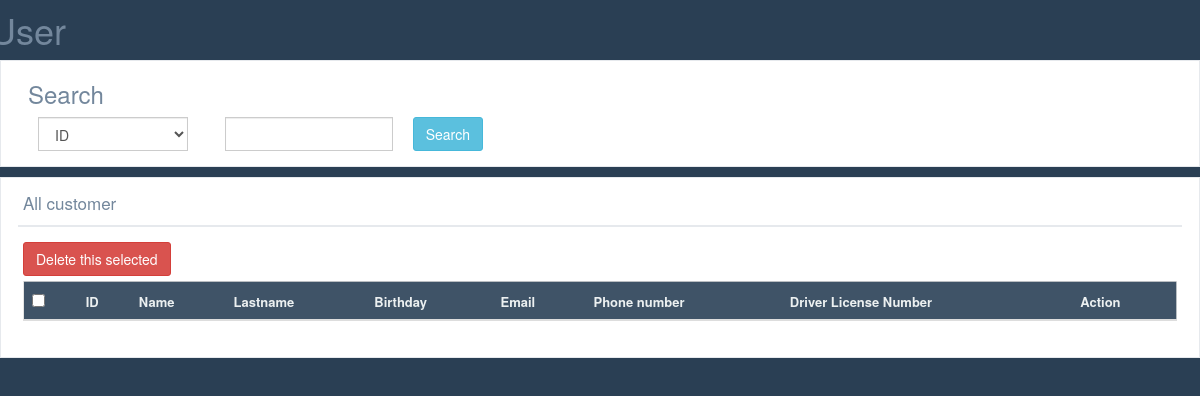
Before: /adminpage/listuser.php with the older database file.
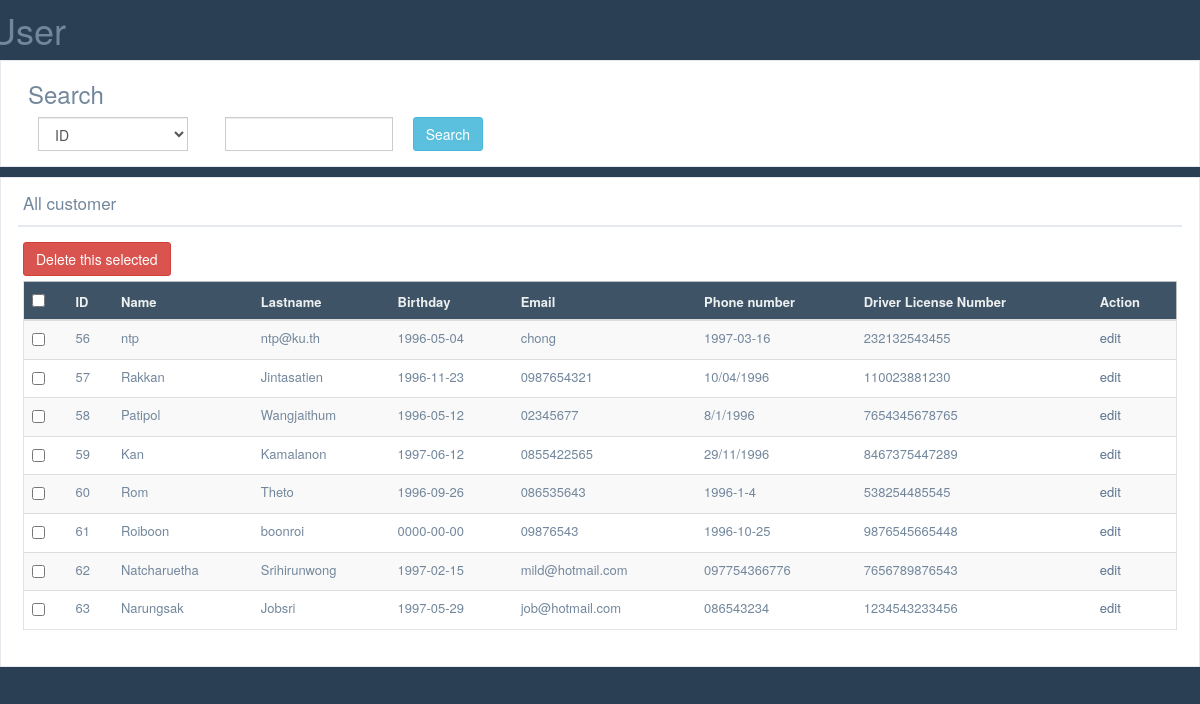
After: the same page with the newer database file.
### tables this page shows
CREATE TABLE `customer` (
  `id` int(11) UNSIGNED NOT NULL,
  `username` varchar(255) NOT NULL,
  `password` varchar(255) NOT NULL,
  `name` varchar(255) NOT NULL,
  `lastname` varchar(255) NOT NULL,
  `birthday` date NOT NULL,
  `email` varchar(255) NOT NULL,
  `phone` varchar(255) NOT NULL,
  `dln` varchar(255) NOT NULL
);

### adminpage/listuser.php (the view, shortened to what this page needs)
<?php
$link = @mysqli_connect("localhost", "root", "", "Car_Rental_System")
 			or die(mysqli_connect_error()."</body></html>");
if(@$_GET['c']&&@$_GET['q']){
	$sql = "SELECT id,name,lastname,birthday,email,phone,dln FROM customer WHERE ".$_GET['c']." LIKE '%".$_GET['q']."%'";
}
else {
	$sql = "SELECT id,name,lastname,birthday,email,phone,dln FROM customer";
}
$result = mysqli_query($link, $sql);
$num_fields = mysqli_num_fields($result);
?>
<!DOCTYPE html>
<html lang="en">
<head>
    <link href="../css/bootstrap.min.css" rel="stylesheet">
    <link href="../font-awesome/css/font-awesome.min.css" rel="stylesheet">
    <link href="../css/green.css" rel="stylesheet">
    <link href="../css/adminpage.css" rel="stylesheet">
</head>
<body>
<div class="right_col" role="main">
    <div class="">
        <div class="row">
            <h1>User</h1>
            <div class="col-md-12 col-sm-12 col-xs-12">
                <div class="x_panel">
            <form  method="get">
                <div class = "col-md-6">
                    <h3> Search </h3>
                    <div class = "col-md-4 align-self-start">
                        <select class="form-control" name="c" style = "width: 150px ; float: left;">
                            <option value="id">ID</option>
                        </select>
                    </div>
                    <div class = "col-md-4 align-self-start">
                        <input type="text" class="form-control" name="q" autocomplete="off" style = "float:left;"><br>
                    </div>
                    <div class = "col-md-4 <align-self-start></align-self-start>">
                        <input type="submit" class="btn btn-info" value="Search">
                    </div>
                </div>
            </form>
            </div>
                <div class="x_panel">
                    <div class="x_title">
                        <h2><?php if(@$_GET['c'] && @$_GET['q']){ echo $_GET['c'].": ".$_GET['q']; }
                                    else echo "All customer"; ?> </h2>
                        <div class="clearfix"></div>
                    </div>
                    <div class="x_content">
                        <div class="table-responsive">
                            <form method="post">
                                <button id="tmp" class="btn btn-danger">Delete this selected</button>
                                    <table class="table table-striped jambo_table bulk_action">
                                <thead>
                                    <tr class="headings">
                                        <th>
                                            <input type="checkbox" id="check-all" class="flat">
                                        </th>
                                        <th class="column-title">ID </th>
                                        <th class="column-title">Name </th>
                                        <th class="column-title">Lastname </th>
                                        <th class="column-title">Birthday </th>
                                        <th class="column-title">Email </th>
                                        <th class="column-title">Phone number </th>
                                        <th class="column-title">Driver License Number</th>
                                        <th class="column-title">Action</th>
                                    </tr>
                                </thead>
                                <tbody>
                                        <?php
                                            while($data = mysqli_fetch_array($result)) {
                                                echo '<tr class="even pointer">
                                                        <td class="a-center ">
                                                            <input type="checkbox" class="flat"  name="id[]" value="'.$data['id'].'">
                                                        ';
                                                for($i = 0; $i < $num_fields; $i++) {
                                                    echo "<td>".$data[$i]."
                                                    ";
                                                }
                                                echo '
                                                            </td>
                                                            <td>
                                                            <a href="form.php?action=update&id='.$data['id'].'">edit</a>
                                                            </td>
                                                        </td>
                                                    </tr>';
                                            }
                                        ?>
                                </tbody>
                            </table>
                            </form>
                        </div>
                    </div>
                </div>
            </div>
        </div>
    </div>
</div>
</body>
</html>

Changed rows visible on the page:
added customer: id "56", name "ntp", lastname "ntp@ku.th", birthday "1996-05-04", email "chong", phone "1997-03-16", dln "232132543455"
added customer: id "57", name "Rakkan", lastname "Jintasatien", birthday "1996-11-23", email "0987654321", phone "10/04/1996", dln "110023881230"
added customer: id "58", name "Patipol", lastname "Wangjaithum", birthday "1996-05-12", email "02345677", phone "8/1/1996", dln "7654345678765"
added customer: id "59", name "Kan", lastname "Kamalanon", birthday "1997-06-12", email "0855422565", phone "29/11/1996", dln "8467375447289"
added customer: id "60", name "Rom", lastname "Theto", birthday "1996-09-26", email "086535643", phone "1996-1-4", dln "538254485545"
added customer: id "61", name "Roiboon", lastname "boonroi", birthday "0000-00-00", email "09876543", phone "1996-10-25", dln "9876545665448"
added customer: id "62", name "Natcharuetha", lastname "Srihirunwong", birthday "1997-02-15", email "mild@hotmail.com", phone "097754366776", dln "7656789876543"
added customer: id "63", name "Narungsak", lastname "Jobsri", birthday "1997-05-29", email "job@hotmail.com", phone "086543234", dln "1234543233456"
